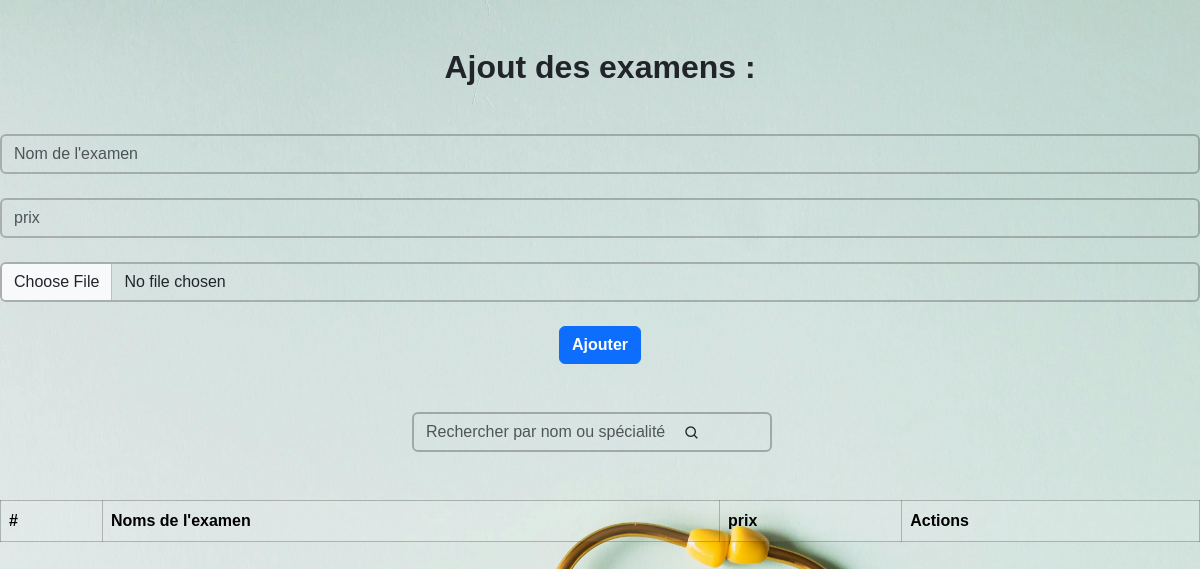
The page /add_exam/ (signed in) on the database as committed earlier.
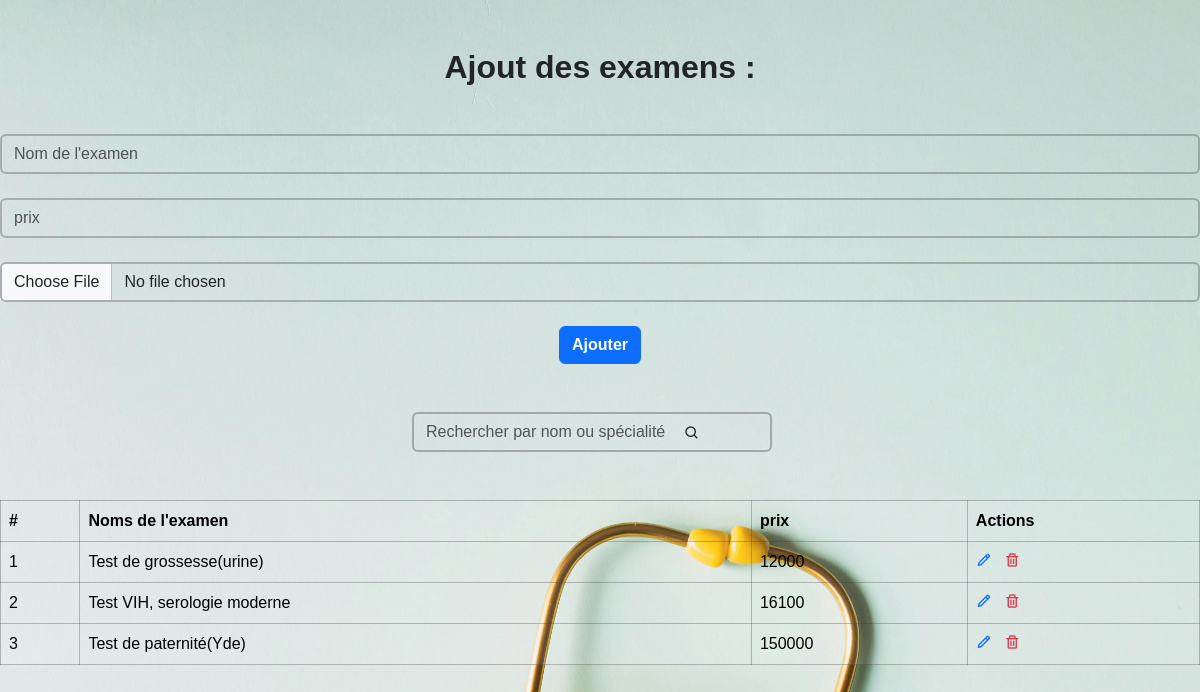
The same page on the database as committed later.
### teleconsult_app/models.py (models this page shows)
class Exams(models.Model):
    nom = models.CharField(max_length=100)
    prix = models.IntegerField()
    photo = models.ImageField(upload_to='images/')
    deplacement = models.IntegerField(blank=True, default=0)
    total = models.IntegerField(default=0)

### teleconsult_app/views.py (the view, shortened to what this page needs)
# urls.py: path("add_exam/", views.add_or_update_exams, name="add_exam"),
@user_passes_test(admin_required)
def add_or_update_exams(request, id=None):
    if id:  # Si un ID est passé, on récupère l'examen pour la modification
        exam = Exams.objects.get(id=id)
    else:  # Sinon, c'est un ajout
        exam = None
    exams = Exams.objects.all()
    return render(request, 'ajout_exam.html', {'exams': exams, 'exam': exam})

### teleconsult_app/views.py (called while the page is built)
def admin_required(user):
    return user.is_superuser

### teleconsult_app/templates/ajout_exam.html (shortened to what this page needs)
{% load static %}
<!DOCTYPE html>
<html lang="en">
<head>
    <link rel="stylesheet" href="{% static 'css/ajout_exam.css' %}">
    <link rel="stylesheet" href="{% static 'css/bootstrap.min.css' %}">
    <link href='https://unpkg.com/boxicons@2.1.4/css/boxicons.min.css' rel='stylesheet'>
</head>
<body>
    <h2 class="text-center mb-5 mt-5 fw-bold">
    {% if exam %}
        Modification des examens :
    {%else%}
        Ajout des examens :
    {% endif %}
    </h2>
    <form action="{% if exam %}{% url 'update_exam' exam.id %}{% else %}{% url 'add_exam' %}{% endif %}" method="POST">
        <div class="mb-3">
            <input type="text" id="nomInput" placeholder="Nom de l'examen" class="form-control" name="nom" value="{{exam.nom}}">
            <input type="text" id="prixInput" placeholder="prix" class="form-control mt-4" name="prix" value="{{exam.prix}}">
            <input class="form-control mt-4" id="formFileLg" type="file" name="photo" placeholder="Photo de profil" value="{{exam.photo}}" >
            <button class="btn btn-primary mt-4 d-grid mx-auto fw-bold" type="submit">
            {% if medecin %}
                modifier
            {%else%}
                Ajouter
            {% endif %}
            </button>
        </div>
    </form>
    <div class="mb-2 mt-5 input-box">
        <input type="text" id="searchInput" class="form-control searchbar d-grid mx-auto" placeholder="Rechercher par nom ou spécialité">
        <i class='bx bx-search'></i>
    </div>
    <table class="table mt-5 mb-5" id="cardContainer">
        <thead>
            <tr>
                <th scope="col">#</th>
                <th scope="col">Noms de l'examen</th>
                <th scope="col">prix</th>
                <th scope="col">Actions</th>
            </tr>
        </thead>
        <tbody id="tbodyContainer">
            {% for exam in exams %}
                <tr>
                    <td>{{ exam.id }}</td>
                    <td>{{ exam.nom }}</td>
                    <td>{{ exam.prix }}</td>
                    <td>
                        <span><a href="{% url 'update_exam' exam.id %}"><i class="bx bx-pencil icon me-2"></i></a></span>
                        <span><a href="{% url 'delete_exam' exam.id %}" class="text-danger"><i class="bx bx-trash icon"></i></a></span>
                    </td>
                </tr>
            {% endfor %}
        </tbody>
    </table>
</body>
</html>

Rows that differ between the two databases and show on the page:
added Exams: id "1", nom "Test de grossesse(urine)", prix "12000"
added Exams: id "2", nom "Test VIH, serologie moderne", prix "16100"
added Exams: id "3", nom "Test de paternité(Yde)", prix "150000"
